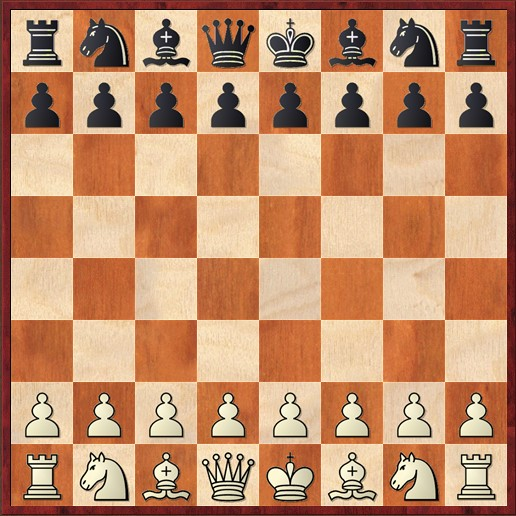
#> input picture chessComputerGame.jpg, 516 x 516 px, found by its file name
$ python cvTest.py
#> lines starting #> are read from the running program, lines starting #| are printed output that depends on the picture
import os
import cv2
import numpy as np
import matplotlib.pyplot as plt

from zipfile import ZipFile
from urllib.request import urlretrieve

from IPython.display import Image

#%matplotlib inline

#image = cv2.imread("/home/rossm/checkerboard_18x18.png", 0)
image = cv2.imread("/home/rossm/chessComputerGame.jpg", 0)
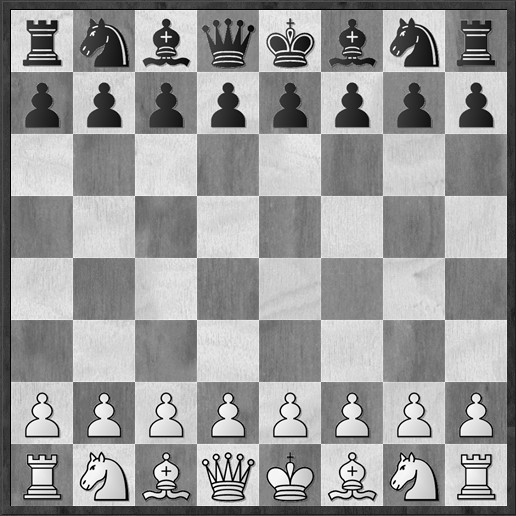
#> image: shape (516, 516); min 0, max 255, mean 153
# [6 lines of commented-out code are left out]
print(image)
#> (printed output is left out)

cb_img_copy = image.copy()

# [14 lines of commented-out code are left out]
GRID = (7, 7)

#plt.figure(figsize=[18,5])
#plt.imshow(image_thresh)

found, corners = cv2.findChessboardCorners(
    image, GRID, cv2.CALIB_CB_ADAPTIVE_THRESH)
#> found = False; corners = None

cv2.drawChessboardCorners(image, GRID, corners, found)
cv2.imshow('Chess Board Vision', image)
cv2.waitKey(0)

print("Image type is ", image.dtype)
#| Image type is  uint8
print("Shape is" , image.shape)
#| Shape is (516, 516)
print(image.max())
#| 255
